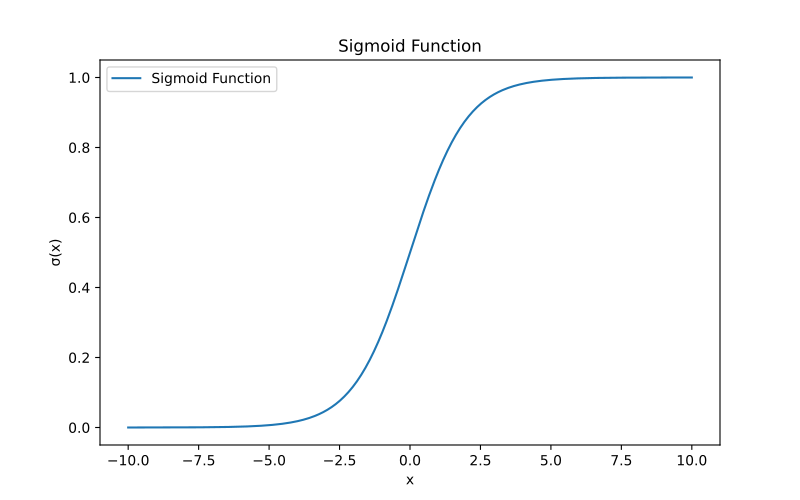

This figure's Python source:
import numpy as np
import matplotlib.pyplot as plt

def sigmoid(x):
    return 1 / (1 + np.exp(-x))

# 示例输入范围
x = np.linspace(-10, 10, 400)

# 计算 Sigmoid 输出
y = sigmoid(x)

# 绘制 Sigmoid 函数图像
plt.figure(figsize=(8, 5))
plt.plot(x, y, label='Sigmoid Function')
plt.title('Sigmoid Function')
plt.xlabel('x')
plt.ylabel('σ(x)')
plt.legend()
plt.show()
